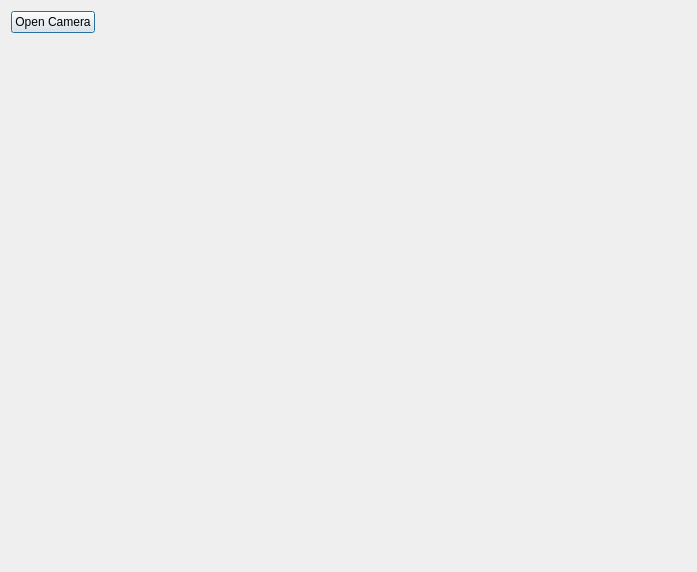
<?xml version="1.0" encoding="UTF-8"?>
<ui version="4.0">
 <class>VideoCapture</class>
 <widget class="QDialog" name="VideoCapture">
  <property name="geometry">
   <rect>
    <x>0</x>
    <y>0</y>
    <width>697</width>
    <height>572</height>
   </rect>
  </property>
  <property name="windowTitle">
   <string>Dialog</string>
  </property>
  <layout class="QGridLayout" name="gridLayout">
   <item row="0" column="0">
    <widget class="QPushButton" name="openCamera_btn">
     <property name="text">
      <string>Open Camera</string>
     </property>
    </widget>
   </item>
   <item row="0" column="1">
    <spacer name="horizontalSpacer">
     <property name="orientation">
      <enum>Qt::Horizontal</enum>
     </property>
     <property name="sizeHint" stdset="0">
      <size>
       <width>584</width>
       <height>20</height>
      </size>
     </property>
    </spacer>
   </item>
   <item row="1" column="0" colspan="2">
    <widget class="QLabel" name="FrameOpenCV_label">
     <property name="minimumSize">
      <size>
       <width>500</width>
       <height>500</height>
      </size>
     </property>
     <property name="text">
      <string/>
     </property>
    </widget>
   </item>
  </layout>
 </widget>
 <resources/>
 <connections/>
</ui>
